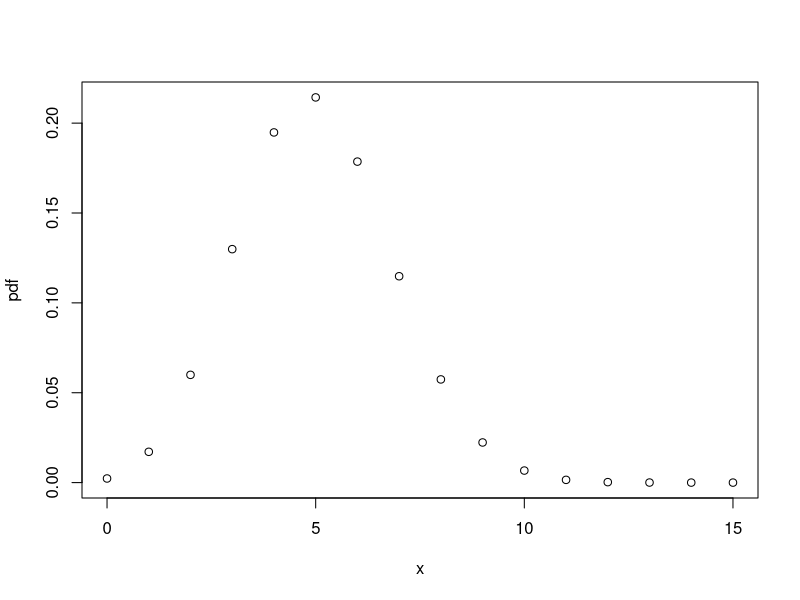
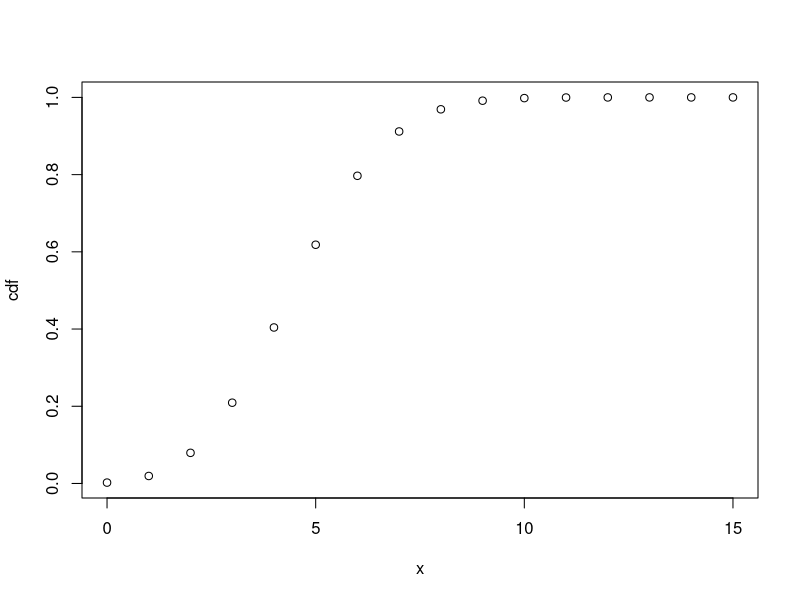

These charts were generated, in order, by the following R code:
#3b Question 1. Code by Akshay Kripalani

nonepass = dbinom(0,10,p=0.5)
print(nonepass)
onepass = dbinom(1,10,p=0.5)
print(onepass)
atleastonepass = pbinom(0,10,0.5,lower.tail = FALSE, log.p=FALSE)
print(atleastonepass)

#3b Question 2. Code by Akshay Kripalani
mean = 5
variance = 10/3
p = 1-(variance/mean)
print(p)
n = mean/p
print(n)
x = seq(0,n,by=1)
pdf = dbinom(x, n, p, log = FALSE)
plot(x,pdf)
cdf = pbinom(x,n,p,log.p=FALSE)
plot(x,cdf)

#3b Question 3. Code by Akshay Kripalani
prob3 = dpois(3,7.6, log = FALSE)
print(prob3)
probless3 = ppois(2,7.6, log.p = FALSE)
print(probless3)

#3b Question 4. Code by Akshay Kripalani
samps = rbinom(8, 150, p=0.4)
print(samps)

#3b Question 5. Code by Akshay Kripalani
noofheads = qbinom(0.25, 51, 0.5,log = FALSE)
print(noofheads)
prob26orless = pbinom(26,51,0.5,log.p=FALSE)
print(prob26orless)
